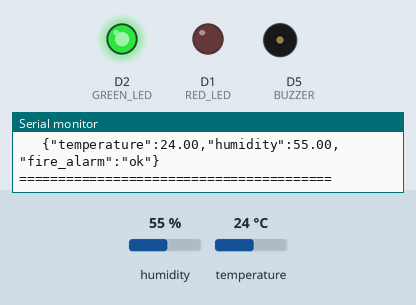
Recording of a sketch running on a simulated ESP8266 (NodeMCU). Parts: output pins drawn as LEDs (lit = HIGH), buzzer (waves = sounding, pin HIGH), the last lines printed to the serial monitor. The inputs (shaded band) are chosen by the test bench; at power-on: temperature 24 °C, humidity 55 %. WiFi joins after 1.5 s; servers stay silent unless stated; no MQTT or app messages arrive unless stated.

Above: at 2.7 s.
2.8 s: temperature set to 33 °C
8.9 s: temperature set to 36 °C
At 10.6 s:
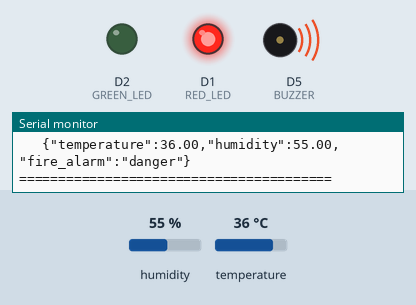
11.7 s: temperature set to 12 °C
At 13.4 s:
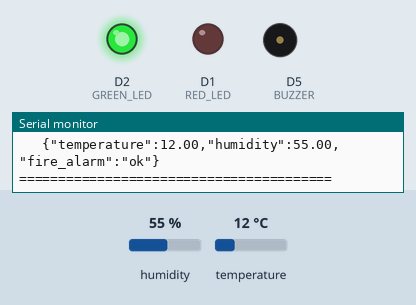
14.5 s: temperature set to 41 °C
At 17.6 s:
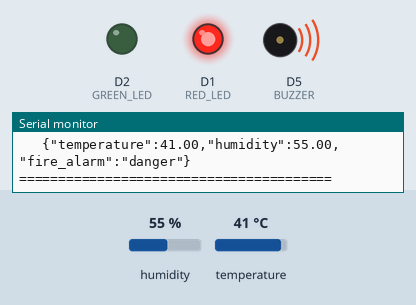
Timing chart, 0 to 18.8 s (numbered marks = the images above; inputs shaded):
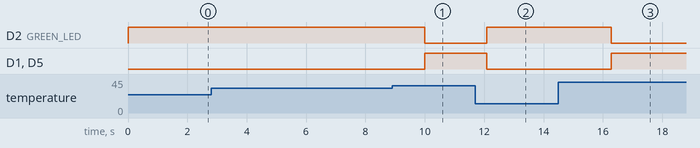

Measured:
- the behaviour switches between 34 and 35 °C on temperature (found by bisection; images 0 and 1)
- after the input at 8.9 s, D2 (GREEN_LED): HIGH → LOW after 1.1 s; D1 (RED_LED), D5 (BUZZER): LOW → HIGH after 1.1 s
- after the input at 11.7 s, D2 (GREEN_LED): LOW → HIGH after 0.39 s; D1 (RED_LED), D5 (BUZZER): HIGH → LOW after 0.39 s
- after the input at 14.5 s, D2 (GREEN_LED): HIGH → LOW after 1.8 s; D1 (RED_LED), D5 (BUZZER): LOW → HIGH after 1.8 s

The sketch:

IoT_FIRE_ALARM.ino
```cpp
/*
==========================================
          SUMMER COURSE PROGRAM
IOT INTEGRATED FIRE ALARM DETECTION SYSTEM
          WITH THINGSBOARD INTEGRATION
==========================================

WHAT THIS PROGRAM DOES:
- Reads temperature from DHT11 sensor
- If temperature > 35°C → FIRE ALARM ON
- If temperature ≤ 35°C → NORMAL MODE
- Sends data to ThingsBoard Cloud every loop
*/

// ===== STEP 1: INCLUDE LIBRARIES =====
#include <DHT.h>        // Library for DHT11 sensor
#include <ESP8266WiFi.h>    // WiFi library
#include <PubSubClient.h>   // MQTT library for ThingsBoard

// ===== STEP 2: WIFI & THINGSBOARD CONFIG =====
const char* WIFI_SSID = "YOUR_SSID";     // Change this to your WiFi name
const char* WIFI_PASSWORD = "YOUR_PASSWORD"; // Change this to your WiFi password

// ThingsBoard configuration
const char* TB_SERVER = "thingsboard.cloud";
const int TB_PORT = 1883;
const char* TB_ACCESS_TOKEN = "YOUR_TOKEN"; // Get this from ThingsBoard device

// ===== STEP 3: DEFINE PINS =====
// Think of this like labeling wires
#define RED_LED D1        // Red LED for danger (D1 on NodeMCU)
#define GREEN_LED D2      // Green LED for normal (D2 on NodeMCU)
#define DHT_PIN D4        // DHT11 data pin (D4 on NodeMCU)
#define BUZZER D5        // Buzzer for alarm (D5 on NodeMCU)

// ===== STEP 4: SETUP SENSOR & CONNECTIVITY =====
DHT dht(DHT_PIN, DHT11);     // Create DHT sensor object
WiFiClient wifiClient;       // WiFi client
PubSubClient client(wifiClient); // MQTT client for ThingsBoard

// ===== STEP 5: DEFINE VARIABLES =====
float temperature;        // Store temperature value
float humidity;          // Store humidity value
bool is_fire = false;    // Is there fire? true/false

// Settings you can change:
float DANGER_TEMP = 35.0;  // Temperature limit (°C)
int LOOP_DELAY = 1000;     // Delay 1 seconds each loop

// ===== STEP 6: SETUP FUNCTION (RUNS ONCE) =====
void setup() {
  // Start communication with computer
  Serial.begin(115200);

  // Print welcome message
  Serial.println("================================");
  Serial.println("    FIRE ALARM WITH THINGSBOARD ");
  Serial.println("================================");
  Serial.println("   Danger limit: " + String(DANGER_TEMP) + "°C");
  Serial.println("   Loop delay: " + String(LOOP_DELAY/1000) + " seconds");
  Serial.println("--------------------------------");

  // Setup pins (tell Arduino what each pin does)
  pinMode(GREEN_LED, OUTPUT);  // Green LED = output
  pinMode(RED_LED, OUTPUT);    // Red LED = output
  pinMode(BUZZER, OUTPUT);     // Buzzer = output

  // Start the sensor
  dht.begin();

  // Set starting condition (normal/safe)
  digitalWrite(GREEN_LED, HIGH);  // Green LED ON
  digitalWrite(RED_LED, LOW);     // Red LED OFF
  digitalWrite(BUZZER, LOW);      // Buzzer OFF

  // Connect to WiFi and ThingsBoard
  connectToWiFi();
  connectToThingsBoard();

  Serial.println(" System ready! Starting monitoring...");
  Serial.println("================================");
}

// ===== STEP 7: MAIN LOOP (RUNS FOREVER) =====
void loop() {
  // Keep WiFi and ThingsBoard connected
  if (!WiFi.isConnected()) {
    connectToWiFi();
  }
  if (!client.connected()) {
    connectToThingsBoard();
  }
  client.loop(); // Keep MQTT connection alive

  // Every loop: Check temperature and send data
  Serial.println(" Starting new loop cycle...");

  // 1. Read sensor data
  readTemperature();

  // 2. Check if there's danger
  checkForFire();

  // 3. Control LEDs and buzzer
  controlOutputs();

  // 4. Show information
  showStatus();

  // 5. Send data to ThingsBoard
  sendToThingsBoard();

  // 6. Wait 1 seconds before next loop
  Serial.println("========================================");
  delay(LOOP_DELAY);
}

// ===== STEP 8: CONNECTIVITY FUNCTIONS =====

// Connect to WiFi
void connectToWiFi() {
  Serial.println(" Connecting to WiFi...");
  WiFi.begin(WIFI_SSID, WIFI_PASSWORD);

  while (WiFi.status() != WL_CONNECTED) {
    delay(500);
    Serial.print(".");
  }

  Serial.println("");
  Serial.println(" WiFi Connected!");
  Serial.println(" IP Address: " + WiFi.localIP().toString());
}

// Connect to ThingsBoard
void connectToThingsBoard() {
  Serial.println("Connecting to ThingsBoard...");
  client.setServer(TB_SERVER, TB_PORT);

  while (!client.connected()) {
    Serial.print(".");
    if (client.connect("ESP8266Device", TB_ACCESS_TOKEN, NULL)) {
      Serial.println("");
      Serial.println("ThingsBoard Connected!");
    } else {
      Serial.print("Failed, rc=");
      Serial.print(client.state());
      Serial.println(" retrying in 5 seconds");
      delay(5000);
    }
  }
}

// Send data to ThingsBoard
void sendToThingsBoard() {
  if (client.connected()) {
    // Create alarm message: "danger" or "ok"
    String alarmStatus = is_fire ? "danger" : "ok";

    // Create JSON payload
    String payload = "{";
    payload += "\"temperature\":" + String(temperature) + ",";
    payload += "\"humidity\":" + String(humidity) + ",";
    payload += "\"fire_alarm\":\"" + alarmStatus + "\"";
    payload += "}";

    // Send to ThingsBoard
    char msg[150];
    payload.toCharArray(msg, 150);
    client.publish("v1/devices/me/telemetry", msg);

    Serial.println("Data sent to ThingsBoard:");
    Serial.println("   " + payload);
  } else {
    Serial.println("ThingsBoard not connected - data not sent");
  }
}

// ===== STEP 9: ORIGINAL FUNCTIONS (NO CHANGES) =====

// Function 1: Read temperature from sensor
void readTemperature() {
  Serial.println("Reading sensor...");

  // Get data from DHT11
  temperature = dht.readTemperature();
  humidity = dht.readHumidity();

  // Check if sensor is working
  if (isnan(temperature)) {
    Serial.println("Sensor error! Check connections!");
    return;
  }

  Serial.println("Sensor data received!");
}

// Function 2: Decide if there's fire danger
void checkForFire() {
  Serial.println("Checking for danger...");

  if (temperature >= DANGER_TEMP) {
    is_fire = true;  // DANGER!
    Serial.println("DANGER: Temperature too high!");
  } else {
    is_fire = false; // SAFE
    Serial.println("SAFE: Temperature normal");
  }
}

// Function 3: Control LEDs and buzzer based on danger
void controlOutputs() {
  if (is_fire == true) {
    // DANGER MODE
    Serial.println("Activating danger mode...");
    digitalWrite(GREEN_LED, LOW);   // Turn OFF green LED
    digitalWrite(RED_LED, HIGH);    // Turn ON red LED
    digitalWrite(BUZZER, HIGH);     // Turn ON buzzer
  } else {
    // NORMAL MODE
    Serial.println("Activating normal mode...");
    digitalWrite(GREEN_LED, HIGH);  // Turn ON green LED
    digitalWrite(RED_LED, LOW);     // Turn OFF red LED
    digitalWrite(BUZZER, LOW);      // Turn OFF buzzer
  }
}

// Function 4: Show current status
void showStatus() {
  Serial.println("");
  Serial.println("=== STATUS REPORT ===");
  Serial.println("Temperature: " + String(temperature) + "°C");
  Serial.println("Humidity: " + String(humidity) + "%");
  Serial.println("Danger limit: " + String(DANGER_TEMP) + "°C");

  if (is_fire) {
    Serial.println("STATUS: FIRE DANGER!");
    Serial.println("Red LED: ON");
    Serial.println("Buzzer: ON");
    Serial.println("Alarm Status: DANGER");
  } else {
    Serial.println("STATUS: NORMAL");
    Serial.println("Green LED: ON");
    Serial.println("Buzzer: OFF");
    Serial.println("Alarm Status: OK");
  }

  Serial.println("Time: " + String(millis()/1000) + " seconds");
  Serial.println("WiFi: " + String(WiFi.isConnected() ? "Connected" : "Disconnected"));
  Serial.println("ThingsBoard: " + String(client.connected() ? "Connected" : "Disconnected"));
  Serial.println("========================");
  Serial.println("");
}
```
